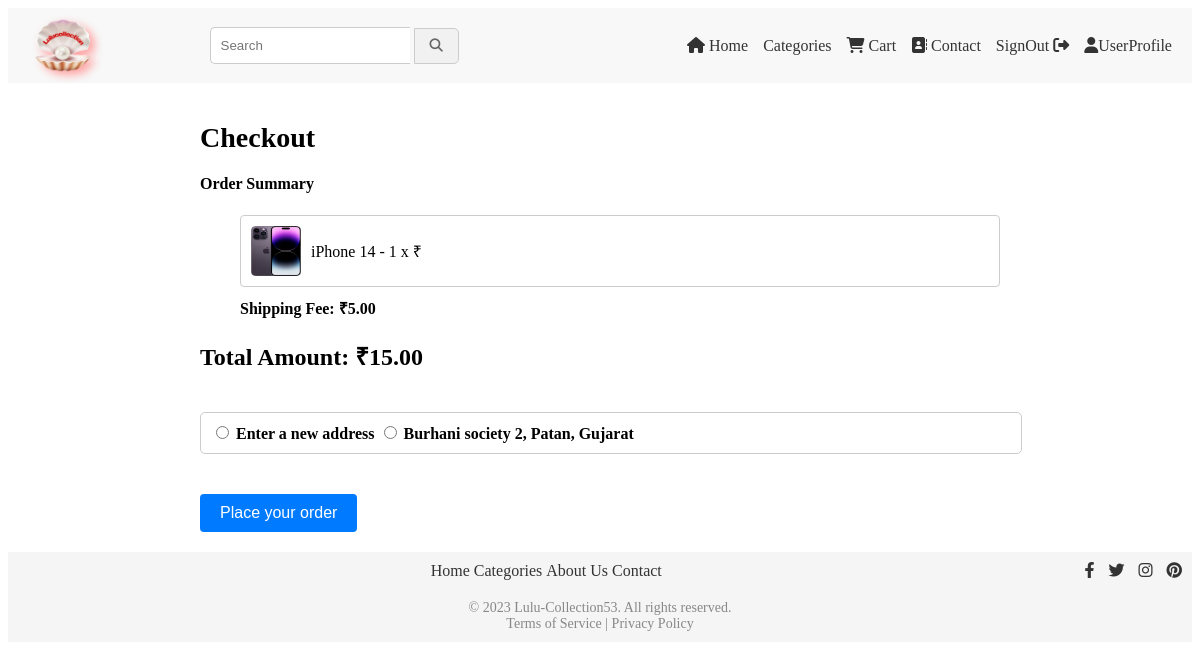
Screenshot of /checkout/ (signed in) with the database file from the repository.
### cart/models.py (models this page shows, shortened)
class CartItem(models.Model):
    cart = models.ForeignKey(Cart, on_delete=models.CASCADE)
    product = models.ForeignKey(Product, on_delete=models.CASCADE)
    quantity = models.PositiveIntegerField(default=1)

class ProductImage(models.Model):
    product = models.ForeignKey(Product, on_delete=models.CASCADE)
    image = models.ImageField(upload_to='product_images')

class Product(models.Model):
    name = models.CharField(max_length=200)
    description = models.TextField()
    price = models.DecimalField(max_digits=8, decimal_places=2)
    shipping_fee = models.DecimalField(max_digits=8, decimal_places=2, default=0)
    initial_stock = models.PositiveIntegerField(default=0)  # Add initial stock field
    stock = models.PositiveIntegerField(default=0)  # Add remaining stock field
    category = models.ForeignKey(Category, on_delete=models.CASCADE)
    seller = models.ForeignKey(Seller, on_delete=models.CASCADE)

class ShippingAddress(models.Model):
    user = models.ForeignKey(User, on_delete=models.CASCADE)
    address = models.CharField(max_length=200)
    city = models.CharField(max_length=100)
    state = models.CharField(max_length=100)
    country = models.CharField(max_length=100)
    postal_code = models.CharField(max_length=20)

### cart/views.py (the view, shortened to what this page needs)
# urls.py: path('checkout/', views.checkout, name='checkout'),
@login_required(login_url='signin')
def checkout(request):
    user = request.user
    cart = Cart.objects.get(user=user)
    cart_items = CartItem.objects.filter(cart=cart)
    old_shipping_addresses = ShippingAddress.objects.filter(user=request.user)
    created_at = request.POST.get('created_at')
    cart_item_data = []
    for item in cart_items:
        product_image = ProductImage.objects.filter(product=item.product).first()
        cart_item_data.append({
            'cart_item': item,
            'product_image': product_image
        })
    subtotal = 0
    total_shipping_fee = 0
    for item in cart_items:
            item_total_price = item.product.price * item.quantity
            subtotal += item_total_price
            total_shipping_fee += item.product.shipping_fee * item.quantity
    total_amount = subtotal + total_shipping_fee
    context = {
        'cart_items': cart_item_data,
        'old_shipping_addresses': old_shipping_addresses,
       'total_amount':total_amount,
       'shipping_fee':total_shipping_fee,
    }
    return render(request, 'checkout.html', context)

### templates/checkout.html (shortened to what this page needs)
<link rel="stylesheet" href="/css/checkout.css">
{% extends 'base.html' %}
{% block content %}
<div class="container">
    <h1>Checkout</h1>
    <div class="row">
            <div class="col-md-4">
                <h4>Order Summary</h4>
                <ul class="list-group">
                    {% for item in cart_items %}
                    <li class="list-group-item">
                        <img class="product-image" src="{{ item.product_image.image.url }}" alt="">
                        {{ item.cart_item.product.name }} - {{ item.cart_item.quantity }} x &#8377;{{ item.cart_itemproduct.price }}
                    </li>
                    {% endfor %}
                    {% if not shipping_fee %}
                    <li class="shipping">
                        <p>Shipping Fee: Free</p>
                    </li>
                    {% else %}
                    <li class="shipping">
                        <p>Shipping Fee: &#8377;{{ shipping_fee }}</p>
                    </li>
                    {% endif %}
                </ul>
                <h5 class="total-amount">Total Amount: &#8377;{{ total_amount }}</h5>
                <form id="checkout_form" method="post" action="{% url 'checkout' %}">
                    <div id="address_choice">
                        <input type="radio" id="new_address" name="address_choice" value="new" >
                        <label for="new_address">Enter a new address</label>
                        {% if old_shipping_addresses %}
                            {% for address in old_shipping_addresses %}
                                <input type="radio" id="address_{{ address.id }}" name="address_choice" value="{{ address.id }}">
                                <label for="address_{{ address.id }}">{{ address.address }}, {{ address.city }}, {{ address.state }}</label><br>
                            {% endfor %}
                        {% else %}
                            <p>You don't have any saved addresses.</p>
                        {% endif %}
                    </div>
                    </div>
                    <button type="submit" id="rzp-button1" class="btn btn-primary">Place your order</button>
        </div>
    </div>
</div>
{% endblock %}

### media/css/checkout.css (style rules this page uses)
.container { max-width: 800px; margin: 0 auto; padding: 20px; }
h1 { font-size: 28px; margin-bottom: 20px; }
label { font-weight: bold; }
button[type="submit"] { display: inline-block; padding: 10px 20px; font-size: 16px; color: #fff; background-color: #007bff; border: none; border-radius: 4px; cursor: pointer; }
.list-group-item { display: flex; align-items: center; padding: 10px; margin-bottom: 10px; border: 1px solid #ccc; border-radius: 4px; }
.product-image { width: 50px; height: auto; }
.shipping { font-weight: bold; list-style: none; }
.total-amount { font-size: 24px; font-weight: bold; margin-top: 20px; }
.container { padding: 20px; }
h1 { margin-bottom: 20px; }
.product-image { max-width: 50px; max-height: 50px; margin-right: 10px; }
.list-group { margin-bottom: 20px; }
.shipping p { font-weight: bold; margin: 0; }
.total-amount { font-size: 1.5rem; font-weight: bold; margin-top: 20px; }
#rzp-button1 { margin-top: 20px; }
#address_choice { width: 100%; padding: 10px; border: 1px solid #ccc; border-radius: 5px; margin-bottom: 20px; }

### rows the page displays
CartItem: product_image.image (picture), cart_item.product.name "iPhone 14", cart_item.quantity "1"
ShippingAddress: address "Burhani society 2", city "Patan", state "Gujarat"

### other values shown
{{ shipping_fee }} "5.00"
{{ total_amount }} "15.00"
